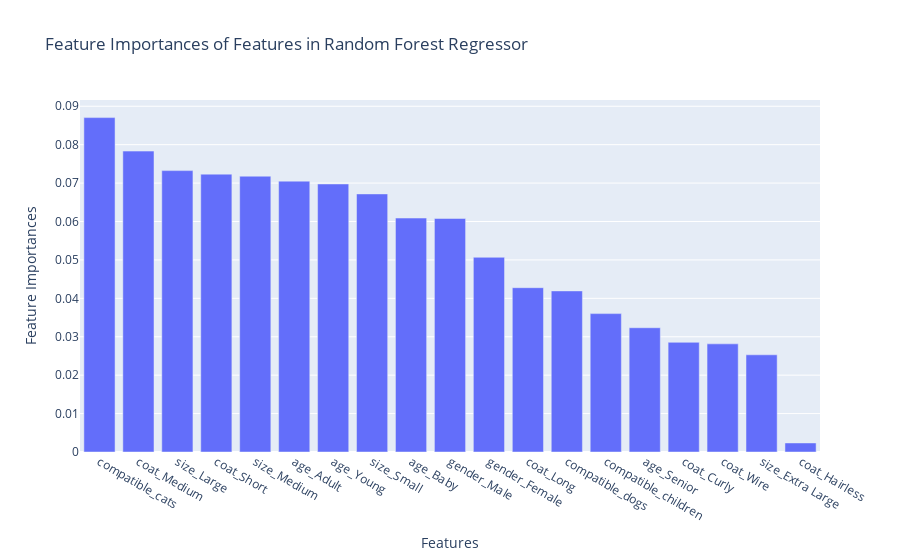

The notebook cell this image was saved under:
### Code cell
px.bar(x=x_feat_list_nobreed_nocolor, y=feature_importances, title='Feature Importances of Features in Random Forest Regressor', labels={'x': 'Features', 'y':'Feature Importances'}).update_xaxes(categoryorder='total descending')

### Figure 1 — Plotly figure (JSON) as saved in the notebook; plotly's stock layout.template omitted (floating-point values rounded to 4 significant figures)
{"data": [{"alignmentgroup": "True", "hovertemplate": "Features=%{x}<br>Feature Importances=%{y}<extra></extra>", "legendgroup": "", "marker": {"color": "#636efa", "pattern": {"shape": ""}}, "name": "", "offsetgroup": "", "orientation": "v", "showlegend": false, "textposition": "auto", "type": "bar", "x": ["compatible_children", "compatible_dogs", "compatible_cats", "age_Adult", "age_Baby", "age_Senior", "age_Young", "gender_Female", "gender_Male", "size_Extra Large", "size_Large", "size_Medium", "size_Small", "coat_Curly", "coat_Hairless", "coat_Long", "coat_Medium", "coat_Short", "coat_Wire"], "xaxis": "x", "y": [0.03602, 0.04193, 0.08705, 0.07051, 0.0609, 0.03235, 0.06977, 0.05068, 0.06079, 0.0253, 0.07325, 0.0718, 0.06718, 0.02855, 0.002356, 0.04277, 0.07833, 0.07233, 0.02815], "yaxis": "y"}], "layout": {"barmode": "relative", "legend": {"tracegroupgap": 0}, "title": {"text": "Feature Importances of Features in Random Forest Regressor"}, "xaxis": {"anchor": "y", "categoryorder": "total descending", "domain": [0, 1], "title": {"text": "Features"}}, "yaxis": {"anchor": "x", "domain": [0, 1], "title": {"text": "Feature Importances"}}}}
